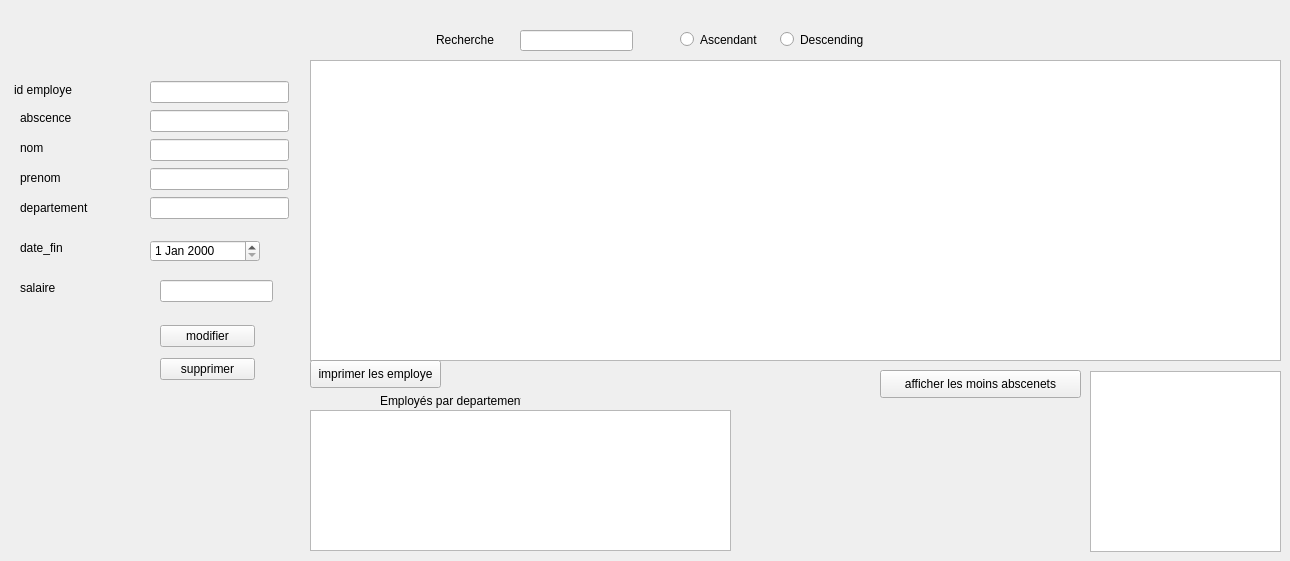
        <widget class="QWidget" name="tab_16">
         <attribute name="title">
          <string>Employes</string>
         </attribute>
         <widget class="QTableView" name="tabemploye">
          <property name="geometry">
           <rect>
            <x>310</x>
            <y>60</y>
            <width>971</width>
            <height>301</height>
           </rect>
          </property>
         </widget>
         <widget class="QLabel" name="label_104">
          <property name="geometry">
           <rect>
            <x>14</x>
            <y>80</y>
            <width>81</width>
            <height>20</height>
           </rect>
          </property>
          <property name="text">
           <string>id employe</string>
          </property>
         </widget>
         <widget class="QLabel" name="label_105">
          <property name="geometry">
           <rect>
            <x>20</x>
            <y>110</y>
            <width>61</width>
            <height>16</height>
           </rect>
          </property>
          <property name="text">
           <string>abscence</string>
          </property>
         </widget>
         <widget class="QLabel" name="label_106">
          <property name="geometry">
           <rect>
            <x>20</x>
            <y>140</y>
            <width>55</width>
            <height>16</height>
           </rect>
          </property>
          <property name="text">
           <string>nom</string>
          </property>
         </widget>
         <widget class="QLabel" name="label_107">
          <property name="geometry">
           <rect>
            <x>20</x>
            <y>170</y>
            <width>55</width>
            <height>16</height>
           </rect>
          </property>
          <property name="text">
           <string>prenom</string>
          </property>
         </widget>
         <widget class="QLabel" name="label_108">
          <property name="geometry">
           <rect>
            <x>20</x>
            <y>200</y>
            <width>71</width>
            <height>16</height>
           </rect>
          </property>
          <property name="text">
           <string>departement</string>
          </property>
         </widget>
         <widget class="QWidget" name="layoutWidget_6">
          <property name="geometry">
           <rect>
            <x>160</x>
            <y>320</y>
            <width>95</width>
            <height>65</height>
           </rect>
          </property>
          <layout class="QVBoxLayout" name="verticalLayout_2">
           <item>
            <widget class="QPushButton" name="pushButton_11">
             <property name="text">
              <string>modifier</string>
             </property>
            </widget>
           </item>
           <item>
            <widget class="QPushButton" name="pushButton_12">
             <property name="text">
              <string>supprimer</string>
             </property>
            </widget>
           </item>
          </layout>
         </widget>
         <widget class="QWidget" name="layoutWidget_7">
          <property name="geometry">
           <rect>
            <x>150</x>
            <y>80</y>
            <width>139</width>
            <height>140</height>
           </rect>
          </property>
          <layout class="QVBoxLayout" name="verticalLayout_3">
           <item>
            <widget class="QLineEdit" name="lineEdit_5"/>
           </item>
           <item>
            <widget class="QLineEdit" name="lineEdit_7"/>
           </item>
           <item>
            <widget class="QLineEdit" name="lineEdit_8"/>
           </item>
           <item>
            <widget class="QLineEdit" name="lineEdit_9"/>
           </item>
           <item>
            <widget class="QLineEdit" name="lineEdit_10"/>
           </item>
          </layout>
         </widget>
         <widget class="QPushButton" name="pushButton_13">
          <property name="geometry">
           <rect>
            <x>880</x>
            <y>370</y>
            <width>201</width>
            <height>28</height>
           </rect>
          </property>
          <property name="text">
           <string>afficher les moins abscenets</string>
          </property>
         </widget>
         <widget class="QLineEdit" name="lineEdit_6">
          <property name="geometry">
           <rect>
            <x>160</x>
            <y>280</y>
            <width>113</width>
            <height>22</height>
           </rect>
          </property>
         </widget>
         <widget class="QLabel" name="label_109">
          <property name="geometry">
           <rect>
            <x>20</x>
            <y>240</y>
            <width>55</width>
            <height>16</height>
           </rect>
          </property>
          <property name="text">
           <string>date_fin</string>
          </property>
         </widget>
         <widget class="QLabel" name="label_110">
          <property name="geometry">
           <rect>
            <x>20</x>
            <y>280</y>
            <width>55</width>
            <height>16</height>
           </rect>
          </property>
          <property name="text">
           <string>salaire</string>
          </property>
         </widget>
         <widget class="QDateEdit" name="dateEdit">
          <property name="geometry">
           <rect>
            <x>150</x>
            <y>240</y>
            <width>110</width>
            <height>22</height>
           </rect>
          </property>
         </widget>
         <widget class="QTableView" name="em_tri">
          <property name="geometry">
           <rect>
            <x>1090</x>
            <y>371</y>
            <width>191</width>
            <height>181</height>
           </rect>
          </property>
         </widget>
         <widget class="QTableView" name="tableView_2">
          <property name="geometry">
           <rect>
            <x>310</x>
            <y>410</y>
            <width>421</width>
            <height>141</height>
           </rect>
          </property>
         </widget>
         <widget class="QLabel" name="label_111">
          <property name="geometry">
           <rect>
            <x>380</x>
            <y>390</y>
            <width>141</width>
            <height>21</height>
           </rect>
          </property>
          <property name="text">
           <string>Employés par departement</string>
          </property>
         </widget>
         <widget class="QPushButton" name="pushButton_14">
          <property name="geometry">
           <rect>
            <x>310</x>
            <y>360</y>
            <width>131</width>
            <height>28</height>
           </rect>
          </property>
          <property name="text">
           <string>imprimer les employe</string>
          </property>
         </widget>
         <widget class="QLineEdit" name="seeker_line">
          <property name="geometry">
           <rect>
            <x>520</x>
            <y>30</y>
            <width>113</width>
            <height>21</height>
           </rect>
          </property>
         </widget>
         <widget class="QRadioButton" name="ascendingsearch">
          <property name="geometry">
           <rect>
            <x>680</x>
            <y>30</y>
            <width>84</width>
            <height>19</height>
           </rect>
          </property>
          <property name="text">
           <string>Ascendant</string>
          </property>
         </widget>
         <widget class="QRadioButton" name="descendingsearch">
          <property name="geometry">
           <rect>
            <x>780</x>
            <y>30</y>
            <width>84</width>
            <height>19</height>
           </rect>
          </property>
          <property name="text">
           <string>Descending</string>
          </property>
         </widget>
         <widget class="QLabel" name="label_112">
          <property name="geometry">
           <rect>
            <x>436</x>
            <y>30</y>
            <width>71</width>
            <height>20</height>
           </rect>
          </property>
          <property name="text">
           <string>Recherche</string>
          </property>
         </widget>
        </widget>
